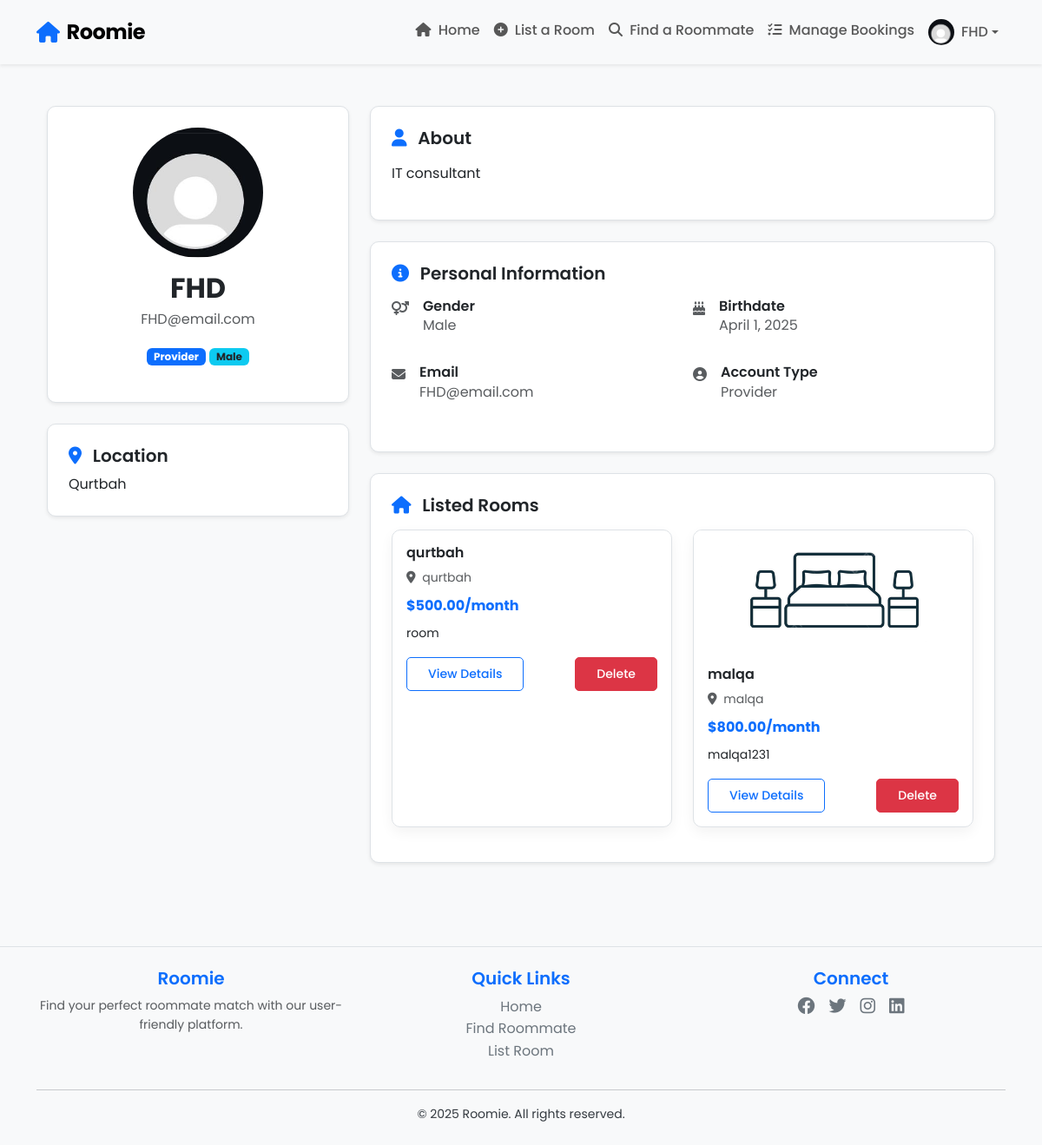
The app's page /user-profile/11/ with its own data.
### core/models.py (models this page shows, shortened)
class User(AbstractUser):
    ACCOUNT_TYPE_CHOICES = [
        ('seeker', 'Seeker'),
        ('provider', 'Provider'),
    ]
    GENDER_CHOICES = [
        ('male', 'Male'),
        ('female', 'Female'),
        ('other', 'Other'),
    ]
    email = models.EmailField(unique=True)
    gender = models.CharField(max_length=10, choices=GENDER_CHOICES, blank=True, null=True)
    birthdate = models.DateField(blank=True, null=True)
    bio = models.TextField(blank=True, null=True)
    location = models.CharField(max_length=255, blank=True, null=True)
    profile_photo = models.ImageField(
        upload_to='profile_photos/',
        blank=True,
        null=True,
        default='profile_photos/default_user.jpg'  # Set default profile photo
    )
    account_type = models.CharField(max_length=10, choices=ACCOUNT_TYPE_CHOICES, default='seeker')

class Room(models.Model):
    room_id = models.AutoField(primary_key=True)  # Custom primary key
    provider = models.ForeignKey(User, on_delete=models.CASCADE, related_name='rooms')
    title = models.CharField(max_length=200)
    description = models.TextField()
    location = models.CharField(max_length=255)
    rent = models.DecimalField(max_digits=8, decimal_places=2)
    room_type = models.CharField(max_length=20, choices=[
        ('private', 'Private Room'),
        ('shared', 'Shared Room'),
        ('studio', 'Studio'),
        ('apartment', 'Apartment'),
    ])
    bedrooms = models.PositiveIntegerField(default=1)  # Number of bedrooms
    is_available = models.BooleanField(default=True)
    image = models.ImageField(
        upload_to='images/',
        blank=True,
        null=True,
        default='/media/images/default_room.jpg'  # Set default room image
        )
    created_at = models.DateTimeField(auto_now_add=True)

### roomie/views.py (the view)
# urls.py: path('user-profile/<int:user_id>/', views.user_profile, name='user_profile'),  # User profile page
def user_profile(request, user_id):
    user = get_object_or_404(User, id=user_id)  # Fetch the user by ID or return a 404 if not found
    return render(request, 'user_profile.html', {'user': user})

### roomie/templates/user_profile.html (shortened to what this page needs)
{% extends 'base.html' %} {% load static %} {% block content %}
<div class="container">
  <div class="row">
    <div class="col-lg-4 mb-4">
      <div class="card shadow-sm">
        <div class="card-body text-center p-4">
          {% if user.profile_photo %}
          <img
            src="{{ user.profile_photo.url }}"
            class="rounded-circle profile-image-hover mb-3"
            style="width: 150px; height: 150px; object-fit: cover"
            alt="{{ user.username }}"
          />
          {% endif %}
          <h2 class="fw-bold mb-1">{{ user.username }}</h2>
          <p class="text-muted">{{ user.email }}</p>
          <div class="mb-3">
            <span class="badge bg-primary"
              >{{ user.get_account_type_display }}</span
            >
            {% if user.gender %}
            <span class="badge bg-info text-dark"
              >{{ user.get_gender_display }}</span
            >
            {% endif %}
          </div>
        </div>
      </div>
      {% if user.location %}
      <div class="card shadow-sm mt-4">
        <div class="card-body p-4">
          <h5 class="card-title">
            <i class="fas fa-map-marker-alt text-primary me-2"></i> Location
          </h5>
          <p class="mb-0">{{ user.location }}</p>
        </div>
      </div>
      {% endif %}
    </div>
    <div class="col-lg-8">
      <div class="card shadow-sm mb-4">
        <div class="card-body p-4">
          <h5 class="card-title">
            <i class="fas fa-user text-primary me-2"></i> About
          </h5>
          <p>{{ user.bio|default:"No bio provided"|linebreaks }}</p>
        </div>
      </div>
      <div class="card shadow-sm mb-4">
        <div class="card-body p-4">
          <h5 class="card-title">
            <i class="fas fa-info-circle text-primary me-2"></i> Personal
            Information
          </h5>
          <div class="row mt-3">
            <div class="col-md-6 mb-3">
              <div class="d-flex">
                <div class="flex-shrink-0">
                  <i class="fas fa-venus-mars text-muted"></i>
                </div>
                <div class="flex-grow-1 ms-3">
                  <h6 class="mb-0">Gender</h6>
                  <p class="text-muted">
                    {{ user.get_gender_display|default:"Not specified" }}
                  </p>
                </div>
              </div>
            </div>
            <div class="col-md-6 mb-3">
              <div class="d-flex">
                <div class="flex-shrink-0">
                  <i class="fas fa-birthday-cake text-muted"></i>
                </div>
                <div class="flex-grow-1 ms-3">
                  <h6 class="mb-0">Birthdate</h6>
                  <p class="text-muted">
                    {{ user.birthdate|date:"F j, Y"|default:"Not provided" }}
                  </p>
                </div>
              </div>
            </div>
            <div class="col-md-6 mb-3">
              <div class="d-flex">
                <div class="flex-shrink-0">
                  <i class="fas fa-envelope text-muted"></i>
                </div>
                <div class="flex-grow-1 ms-3">
                  <h6 class="mb-0">Email</h6>
                  <p class="text-muted">{{ user.email }}</p>
                </div>
              </div>
            </div>
            <div class="col-md-6 mb-3">
              <div class="d-flex">
                <div class="flex-shrink-0">
                  <i class="fas fa-user-circle text-muted"></i>
                </div>
                <div class="flex-grow-1 ms-3">
                  <h6 class="mb-0">Account Type</h6>
                  <p class="text-muted">{{ user.get_account_type_display }}</p>
                </div>
              </div>
            </div>
          </div>
        </div>
      </div>
  {% if user.account_type == 'provider' %}
<div class="card shadow-sm">
    <div class="card-body p-4">
        <h5 class="card-title">
            <i class="fas fa-home text-primary me-2"></i> Listed Rooms
        </h5>
        <div class="row mt-3">
            {% for room in user.rooms.all %}
            <div class="col-md-6 mb-3">
                <div class="card h-100">
                    {% if room.image %}
                    <img
                        src="{{ room.image.url }}"
                        class="card-img-top"
                        style="height: 140px; object-fit: cover"
                        alt="{{ room.title }}"
                    />
                    {% endif %}
                    <div class="card-body">
                        <h6 class="card-title">{{ room.title }}</h6>
                        <p class="text-muted small mb-2">
                            <i class="fas fa-map-marker-alt me-1"></i> {{ room.location }}
                        </p>
                        <p class="text-primary fw-bold mb-2">
                            ${{ room.rent }}/month
                        </p>
                        <p class="card-text small">
                            {{ room.description|truncatechars:60 }}
                        </p>
                        <div class="d-flex justify-content-between">
                            <a href="{% url 'room_detail' room.room_id %}" class="btn btn-outline-primary btn-sm">
                                View Details
                            </a>
                            <a href="{% url 'delete_room' room.room_id %}" class="btn btn-danger btn-sm">
                                Delete
                            </a>
                        </div>
                    </div>
                </div>
            </div>
            {% empty %}
            <div class="col-12">
                <p class="text-muted">No rooms listed yet.</p>
            </div>
            {% endfor %}
        </div>
    </div>
</div>
{% endif %}
    </div>
  </div>
</div>
{% endblock %}

### roomie/templates/base.html (shortened to what this page needs)
{% load static %}
<!DOCTYPE html>
<html lang="en">
  <head>
    <link
      rel="stylesheet"
      href="https://cdn.jsdelivr.net/npm/bootstrap@5.3.0/dist/css/bootstrap.min.css"
    />
    <link
      rel="stylesheet"
      href="https://cdnjs.cloudflare.com/ajax/libs/font-awesome/6.4.0/css/all.min.css"
    />
    <link rel="stylesheet" href="{% static 'roomie/styles.css' %}" />
  </head>
  <body class="page-transition">
    <nav class="navbar navbar-expand-lg navbar-light bg-light shadow-sm sticky-top">
      <div class="container">
        <a class="navbar-brand d-flex align-items-center" href="{% url 'home' %}">
          <i class="fas fa-home me-2 text-primary"></i>
          <span class="fw-bold">Roomie</span>
        </a>
        <div class="collapse navbar-collapse" id="navbarNav">
          <ul class="navbar-nav ms-auto">
            <li class="nav-item">
              <a class="nav-link" href="{% url 'home' %}">
                <i class="fas fa-home me-1"></i> Home
              </a>
            </li>
            {% if user.is_authenticated and user.account_type == 'provider' %}
            <li class="nav-item">
              <a class="nav-link" href="{% url 'list_room' %}">
                <i class="fas fa-plus-circle me-1"></i> List a Room
              </a>
            </li>
            {% endif %}
            <li class="nav-item">
              <a class="nav-link" href="{% url 'find_roommate' %}">
                <i class="fas fa-search me-1"></i> Find a Roommate
              </a>
            </li>
            {% if user.is_authenticated %}
              {% if user.account_type == 'provider' %}
              <li class="nav-item">
                <a class="nav-link" href="{% url 'manage_bookings' %}">
                  <i class="fas fa-tasks me-1"></i> Manage Bookings
                </a>
              </li>
              {% endif %}
              <li class="nav-item dropdown">
                <a
                  class="nav-link dropdown-toggle d-flex align-items-center"
                  href="#"
                  id="navbarDropdown"
                  role="button"
                  data-bs-toggle="dropdown"
                  aria-expanded="false"
                >
                  {% if user.profile_photo %}
                  <img
                    src="{{ user.profile_photo.url }}"
                    class="rounded-circle"
                    style="width: 30px; height: 30px; object-fit: cover"
                    alt="Profile"
                  />
                  {% endif %}
                  <span class="ms-2">{{ user.username }}</span>
                </a>
              </li>
            {% endif %}
          </ul>
        </div>
      </div>
    </nav>
    <main class="container py-5">{% block content %}{% endblock %}</main>
    <footer class="bg-light text-center py-4 mt-5">
      <div class="container">
        <div class="row">
          <div class="col-md-4 mb-3 mb-md-0">
            <h5 class="text-primary">Roomie</h5>
            <p class="text-muted small">
              Find your perfect roommate match with our user-friendly platform.
            </p>
          </div>
          <div class="col-md-4 mb-3 mb-md-0">
            <h5 class="text-primary">Quick Links</h5>
            <ul class="list-unstyled">
              <li><a href="{% url 'home' %}" class="text-decoration-none">Home</a></li>
              <li><a href="{% url 'find_roommate' %}" class="text-decoration-none">Find Roommate</a></li>
              {% if user.is_authenticated and user.account_type == 'provider' %}
              <li><a href="{% url 'list_room' %}" class="text-decoration-none">List Room</a></li>
              {% endif %}
            </ul>
          </div>
          <div class="col-md-4">
            <h5 class="text-primary">Connect</h5>
            <div class="d-flex justify-content-center">
              <a href="#" class="text-decoration-none mx-2"><i class="fab fa-facebook fa-lg"></i></a>
              <a href="#" class="text-decoration-none mx-2"><i class="fab fa-twitter fa-lg"></i></a>
              <a href="#" class="text-decoration-none mx-2"><i class="fab fa-instagram fa-lg"></i></a>
              <a href="#" class="text-decoration-none mx-2"><i class="fab fa-linkedin fa-lg"></i></a>
            </div>
          </div>
        </div>
        <hr />
        <p class="mb-0 small">© 2025 Roomie. All rights reserved.</p>
      </div>
    </footer>
  </body>
</html>

### roomie/static/roomie/styles.css (style rules this page uses)
body { font-family: "Poppins", sans-serif; background-color: #f8f9fa; color: #343a40; line-height: 1.6; }
h1, h2, h3, h4, h5, h6 { font-weight: 600; }
.navbar { padding: 0.8rem 1rem; }
.navbar-brand { font-size: 1.5rem; font-weight: 700; letter-spacing: -0.5px; }
.nav-link { font-weight: 500; padding: 0.5rem 1rem; transition: all 0.3s; }
.card { border-radius: 10px; overflow: hidden; border: 1px solid #dee2e6; box-shadow: 0 6px 15px rgba(0, 0, 0, 0.05); }
.card-title { font-weight: 600; margin-bottom: 0.5rem; }
.card-img-top { height: 200px; object-fit: cover; }
.btn { font-weight: 500; padding: 0.5rem 1.5rem; border-radius: 5px; }
footer { border-top: 1px solid #dee2e6; }
footer a { color: #6c757d; transition: color 0.3s; }

### records on screen
User: profile_photo (placeholder picture), username "FHD", email "FHD@email.com", account_type "Provider", gender "Male", location "Qurtbah", bio "IT consultant", birthdate "April 1, 2025"
Room: title "qurtbah", location "qurtbah", rent "500.00", description "room"
Room: image (placeholder picture), title "malqa", location "malqa", rent "800.00", description "malqa1231"
